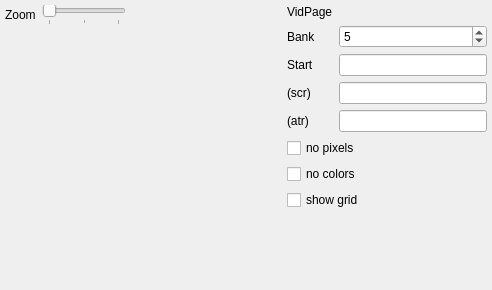
<?xml version="1.0" encoding="UTF-8"?>
<ui version="4.0">
 <class>ZXScrWidget</class>
 <widget class="QWidget" name="ZXScrWidget">
  <property name="geometry">
   <rect>
    <x>0</x>
    <y>0</y>
    <width>492</width>
    <height>290</height>
   </rect>
  </property>
  <property name="windowTitle">
   <string>Form</string>
  </property>
  <layout class="QHBoxLayout" name="horizontalLayout">
   <property name="leftMargin">
    <number>5</number>
   </property>
   <property name="topMargin">
    <number>5</number>
   </property>
   <property name="rightMargin">
    <number>5</number>
   </property>
   <property name="bottomMargin">
    <number>5</number>
   </property>
   <item>
    <layout class="QVBoxLayout" name="verticalLayout">
     <item>
      <layout class="QHBoxLayout" name="horizontalLayout_2" stretch="0,0,10">
       <item>
        <widget class="QLabel" name="label">
         <property name="text">
          <string>Zoom</string>
         </property>
        </widget>
       </item>
       <item>
        <widget class="xSlider" name="sldScale">
         <property name="minimum">
          <number>1</number>
         </property>
         <property name="maximum">
          <number>3</number>
         </property>
         <property name="pageStep">
          <number>1</number>
         </property>
         <property name="orientation">
          <enum>Qt::Horizontal</enum>
         </property>
         <property name="tickPosition">
          <enum>QSlider::TicksBelow</enum>
         </property>
         <property name="tickInterval">
          <number>1</number>
         </property>
        </widget>
       </item>
       <item>
        <spacer name="horizontalSpacer">
         <property name="orientation">
          <enum>Qt::Horizontal</enum>
         </property>
         <property name="sizeHint" stdset="0">
          <size>
           <width>40</width>
           <height>20</height>
          </size>
         </property>
        </spacer>
       </item>
      </layout>
     </item>
     <item>
      <widget class="QLabel" name="scrLabel">
       <property name="minimumSize">
        <size>
         <width>276</width>
         <height>212</height>
        </size>
       </property>
       <property name="text">
        <string/>
       </property>
      </widget>
     </item>
     <item>
      <spacer name="verticalSpacer_5">
       <property name="orientation">
        <enum>Qt::Vertical</enum>
       </property>
       <property name="sizeHint" stdset="0">
        <size>
         <width>20</width>
         <height>40</height>
        </size>
       </property>
      </spacer>
     </item>
    </layout>
   </item>
   <item>
    <layout class="QGridLayout" name="gridLayout_4">
     <item row="3" column="1">
      <widget class="QCheckBox" name="cbScrPix">
       <property name="text">
        <string>no pixels</string>
       </property>
      </widget>
     </item>
     <item row="2" column="1">
      <layout class="QGridLayout" name="gridLayout_6">
       <item row="2" column="0">
        <widget class="QLabel" name="label_59">
         <property name="text">
          <string>Start</string>
         </property>
        </widget>
       </item>
       <item row="0" column="0">
        <widget class="QLabel" name="label_71">
         <property name="text">
          <string>VidPage</string>
         </property>
        </widget>
       </item>
       <item row="2" column="1">
        <widget class="xHexSpin" name="leScrAdr"/>
       </item>
       <item row="1" column="1">
        <widget class="QSpinBox" name="sbScrBank">
         <property name="minimum">
          <number>0</number>
         </property>
         <property name="maximum">
          <number>255</number>
         </property>
         <property name="value">
          <number>5</number>
         </property>
        </widget>
       </item>
       <item row="1" column="0">
        <widget class="QLabel" name="label_49">
         <property name="text">
          <string>Bank</string>
         </property>
        </widget>
       </item>
       <item row="3" column="1">
        <widget class="xHexSpin" name="leScr">
         <property name="readOnly">
          <bool>true</bool>
         </property>
        </widget>
       </item>
       <item row="0" column="1">
        <widget class="QLabel" name="labCurScr">
         <property name="text">
          <string/>
         </property>
        </widget>
       </item>
       <item row="4" column="1">
        <widget class="xHexSpin" name="leAtr">
         <property name="readOnly">
          <bool>true</bool>
         </property>
        </widget>
       </item>
       <item row="3" column="0">
        <widget class="QLabel" name="label_112">
         <property name="text">
          <string>(scr)</string>
         </property>
        </widget>
       </item>
       <item row="4" column="0">
        <widget class="QLabel" name="label_113">
         <property name="text">
          <string>(atr)</string>
         </property>
        </widget>
       </item>
      </layout>
     </item>
     <item row="4" column="1">
      <widget class="QCheckBox" name="cbScrAtr">
       <property name="text">
        <string>no colors</string>
       </property>
      </widget>
     </item>
     <item row="5" column="1">
      <widget class="QCheckBox" name="cbScrGrid">
       <property name="text">
        <string>show grid</string>
       </property>
      </widget>
     </item>
     <item row="6" column="1">
      <spacer name="verticalSpacer_6">
       <property name="orientation">
        <enum>Qt::Vertical</enum>
       </property>
       <property name="sizeHint" stdset="0">
        <size>
         <width>20</width>
         <height>40</height>
        </size>
       </property>
      </spacer>
     </item>
    </layout>
   </item>
  </layout>
 </widget>
 <customwidgets>
  <customwidget>
   <class>xHexSpin</class>
   <extends>QLineEdit</extends>
   <header location="global">stdlib.h</header>
  </customwidget>
  <customwidget>
   <class>xSlider</class>
   <extends>QSlider</extends>
   <header location="global">stdlib.h</header>
  </customwidget>
 </customwidgets>
 <resources/>
 <connections/>
</ui>
